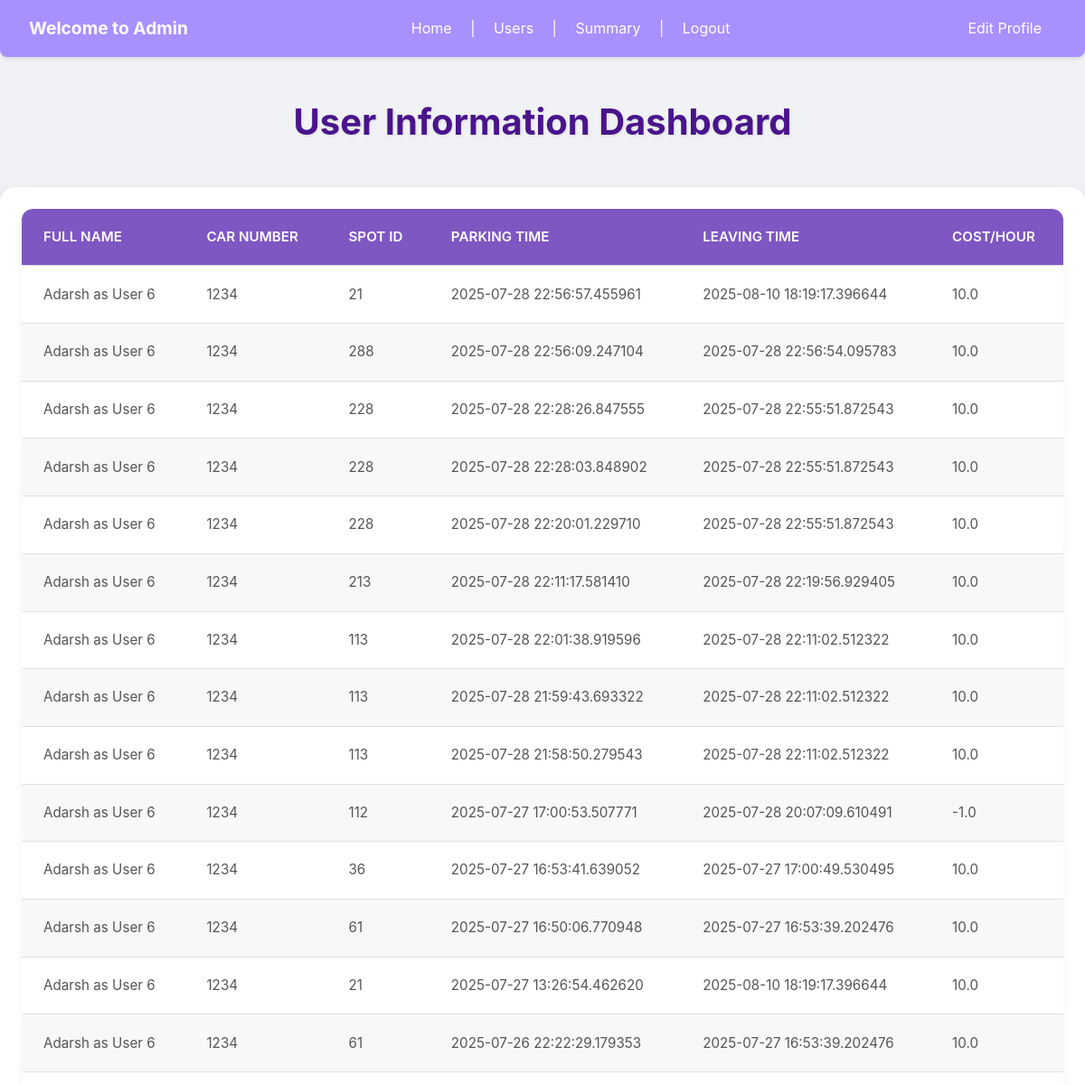
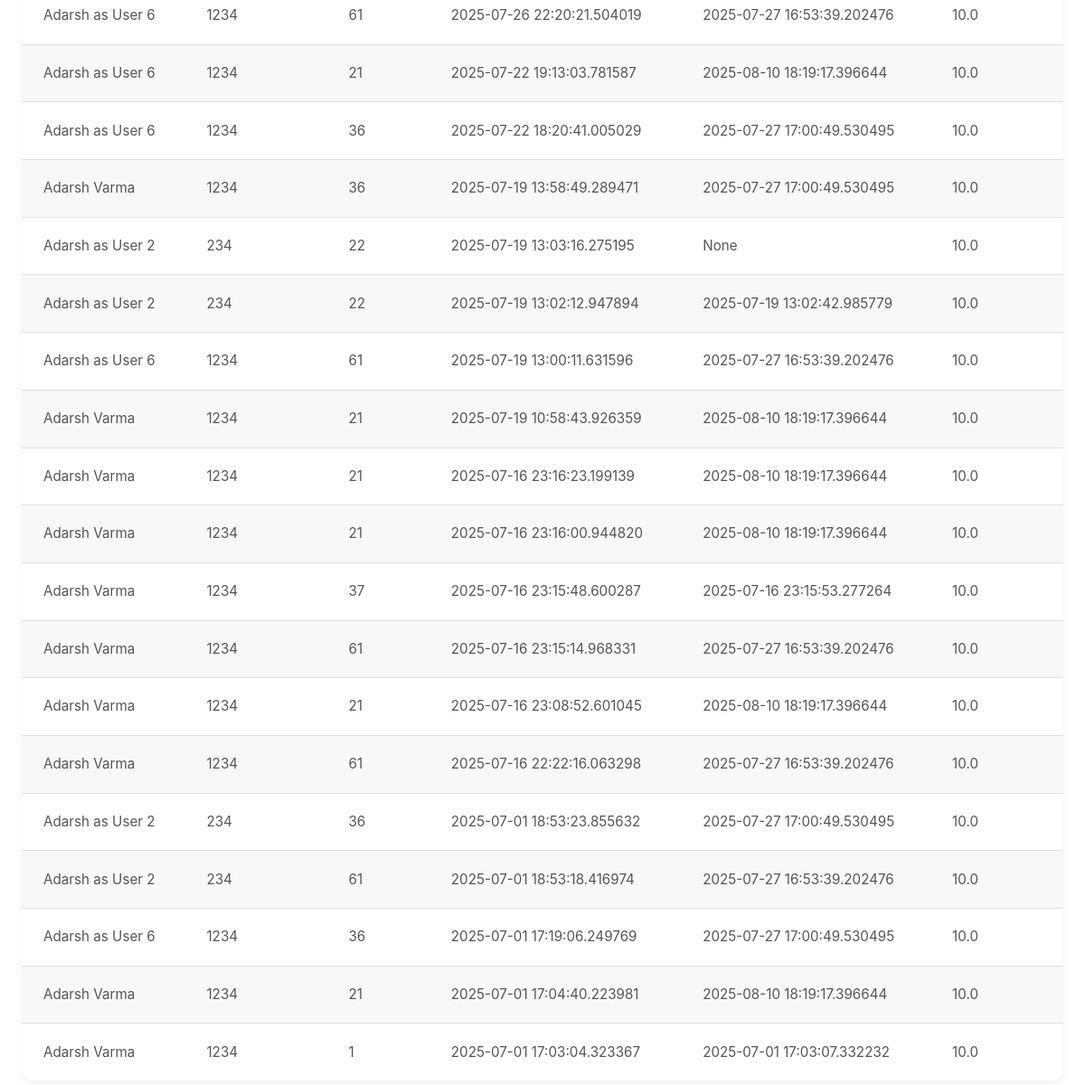
The page /admin/user_summary (signed in) on the database its author committed (2 pictures, top to bottom).
### tables this page shows
CREATE TABLE reserve_spot (
            id INTEGER PRIMARY KEY AUTOINCREMENT,
            spot_id INTEGER,
            user_id INTEGER,
            parking_time TIMESTAMP,
            leaving_time TIMESTAMP,
            cost_per_hour REAL,
            FOREIGN KEY (spot_id) REFERENCES parking_spot(id),
            FOREIGN KEY (user_id) REFERENCES users(id)
        );

CREATE TABLE users (
            id INTEGER PRIMARY KEY AUTOINCREMENT,
            email TEXT UNIQUE NOT NULL,
            password TEXT NOT NULL,
            full_name TEXT,
            address TEXT,
            pin_code TEXT,
            car_number TEXT
        );

### controlers/admin.py (the view)
@admin_bp.route('/user_summary')
def user_summary():
    user_summary = get_all_user_summary()
    if user_summary:
        return render_template('/admin/all_user_summary.html', user_summary=user_summary)

### controlers/admin.py (called while the page is built)
@admin_bp.before_request
def require_admin():
    if 'email' not in session or not is_admin(session['email']):
        flash("😞😞 You need to Login as Admin 😞😞", "error")
        return redirect(url_for('login'))

### controlers/control.py (called while the page is built)
def is_admin(email):
    conn = sqlite3.connect(db_path)
    c = conn.cursor()
    c.execute('SELECT * FROM admin WHERE email = ?', (email,))
    admin = c.fetchone()
    conn.close()
    return admin is not None

def get_all_user_summary():
    conn = sqlite3.connect(db_path)
    c = conn.cursor()
    c.execute('''
        SELECT
            users.id AS user_id,
            users.full_name,
            users.car_number,
            reserve_spot.spot_id,
            reserve_spot.parking_time,
            reserve_spot.leaving_time,
            reserve_spot.cost_per_hour
        FROM users
        JOIN reserve_spot ON users.id = reserve_spot.user_id
        ORDER BY reserve_spot.parking_time DESC;
    ''')
    users_summary = c.fetchall()
    conn.close()
    return users_summary if users_summary else None

### templates/admin/all_user_summary.html (shortened to what this page needs)
<!DOCTYPE html>
<html lang="en">
<head>
    <link rel="stylesheet" href="https://cdnjs.cloudflare.com/ajax/libs/font-awesome/6.0.0-beta3/css/all.min.css" xintegrity="sha512-..." />
    <link rel="stylesheet" href="{{ url_for('static', filename='all_users_info.css') }}">
</head>
<body>
    <div class="navbar">
        <div class="left">Welcome to Admin</div>
        <div class="center">
            <a href="/">Home</a> |
            <a href="/admin/users">Users</a> |
            <a href="/admin/user_summary">Summary</a> |
            <a href="/logout">Logout</a>
        </div>
        <div class="right"><a href="#">Edit Profile</a></div>
    </div>
    <h2 class="dashboard-heading">User Information Dashboard</h2>
    <div class="table-container">
        <table>
            <thead>
                <tr>
                    <th>Full Name</th>
                    <th>Car Number</th>
                    <th>Spot ID</th>
                    <th>Parking Time</th>
                    <th>Leaving Time</th>
                    <th>Cost/Hour</th>
                </tr>
            </thead>
            <tbody>
                {% for record in user_summary %}
                <tr>
                    <td>{{ record[1] }}</td>
                    <td>{{ record[2] }}</td>
                    <td>{{ record[3] }}</td>
                    <td>{{ record[4] }}</td>
                    <td>{{ record[5] }}</td>
                    <td>{{ record[6] }}</td>
                </tr>
                {% endfor %}
            </tbody>
        </table>
    </div>
</body>
</html>

### static/all_users_info.css (style rules this page uses)
body { font-family: 'Inter', sans-serif; margin: 0; padding: 0; background-color: #f0f2f5; color: #333; line-height: 1.6; overflow-x: hidden; }
.navbar { display: flex; justify-content: space-between; align-items: center; background-color: #a890fe; padding: 1rem 2rem; color: #fff; box-shadow: 0 2px 4px rgba(0, 0, 0, 0.1); flex-wrap: wrap; border-bottom-left-radius: 8px; border-bottom-right-radius: 8px; }
.navbar .left { font-weight: bold; font-size: 1.2rem; margin-right: 1rem; }
.navbar .center { flex-grow: 1; text-align: center; }
.navbar .right { margin-left: 1rem; }
.navbar a { color: #fff; text-decoration: none; padding: 0.5rem 1rem; transition: background-color 0.3s ease, border-radius 0.3s ease; border-radius: 5px; }
.dashboard-heading { text-align: center; color: #4a148c; margin-top: 2.5rem; margin-bottom: 2.5rem; font-size: 2.5rem; font-weight: 700; text-shadow: 1px 1px 3px rgba(0, 0, 0, 0.1); }
.table-container { padding: 1.5rem; max-width: 1200px; margin: 0 auto; background-color: #fff; border-radius: 16px; box-shadow: 0 6px 15px rgba(0, 0, 0, 0.12); overflow-x: auto; }
table { width: 100%; border-collapse: collapse; border-radius: 12px; overflow: hidden; box-shadow: 0 4px 10px rgba(0, 0, 0, 0.05); }
th, td { padding: 1.2rem 1.5rem; text-align: left; border-bottom: 1px solid #e0e0e0; }
th { background-color: #7e57c2; color: #fff; font-weight: 600; text-transform: uppercase; font-size: 0.95rem; }
th:first-child { border-top-left-radius: 12px; }
th:last-child { border-top-right-radius: 12px; }
tbody tr:last-child td { border-bottom: none; }
tbody tr:nth-child(even) { background-color: #f8f8f8; }
td { color: #555; font-size: 0.95rem; }

### rows shown on the page
reserve_spot: full_name "Adarsh as User 6", car_number "1234", spot "21", parking_time "2025-07-28 22:56:57.455961", leaving_time "2025-08-10 18:19:17.396644", cost_per_hour "10.0"
reserve_spot: full_name "Adarsh as User 6", car_number "1234", spot "288", parking_time "2025-07-28 22:56:09.247104", leaving_time "2025-07-28 22:56:54.095783", cost_per_hour "10.0"
reserve_spot: full_name "Adarsh as User 6", car_number "1234", spot "228", parking_time "2025-07-28 22:28:26.847555", leaving_time "2025-07-28 22:55:51.872543", cost_per_hour "10.0"
reserve_spot: full_name "Adarsh as User 6", car_number "1234", spot "228", parking_time "2025-07-28 22:28:03.848902", leaving_time "2025-07-28 22:55:51.872543", cost_per_hour "10.0"
reserve_spot: full_name "Adarsh as User 6", car_number "1234", spot "228", parking_time "2025-07-28 22:20:01.229710", leaving_time "2025-07-28 22:55:51.872543", cost_per_hour "10.0"
reserve_spot: full_name "Adarsh as User 6", car_number "1234", spot "213", parking_time "2025-07-28 22:11:17.581410", leaving_time "2025-07-28 22:19:56.929405", cost_per_hour "10.0"
reserve_spot: full_name "Adarsh as User 6", car_number "1234", spot "113", parking_time "2025-07-28 22:01:38.919596", leaving_time "2025-07-28 22:11:02.512322", cost_per_hour "10.0"
reserve_spot: full_name "Adarsh as User 6", car_number "1234", spot "113", parking_time "2025-07-28 21:59:43.693322", leaving_time "2025-07-28 22:11:02.512322", cost_per_hour "10.0"
reserve_spot: full_name "Adarsh as User 6", car_number "1234", spot "113", parking_time "2025-07-28 21:58:50.279543", leaving_time "2025-07-28 22:11:02.512322", cost_per_hour "10.0"
reserve_spot: full_name "Adarsh as User 6", car_number "1234", spot "112", parking_time "2025-07-27 17:00:53.507771", leaving_time "2025-07-28 20:07:09.610491", cost_per_hour "-1.0"
reserve_spot: full_name "Adarsh as User 6", car_number "1234", spot "36", parking_time "2025-07-27 16:53:41.639052", leaving_time "2025-07-27 17:00:49.530495", cost_per_hour "10.0"
reserve_spot: full_name "Adarsh as User 6", car_number "1234", spot "61", parking_time "2025-07-27 16:50:06.770948", leaving_time "2025-07-27 16:53:39.202476", cost_per_hour "10.0"
reserve_spot: full_name "Adarsh as User 6", car_number "1234", spot "21", parking_time "2025-07-27 13:26:54.462620", leaving_time "2025-08-10 18:19:17.396644", cost_per_hour "10.0"
reserve_spot: full_name "Adarsh as User 6", car_number "1234", spot "61", parking_time "2025-07-26 22:22:29.179353", leaving_time "2025-07-27 16:53:39.202476", cost_per_hour "10.0"
reserve_spot: full_name "Adarsh as User 6", car_number "1234", spot "61", parking_time "2025-07-26 22:20:21.504019", leaving_time "2025-07-27 16:53:39.202476", cost_per_hour "10.0"
reserve_spot: full_name "Adarsh as User 6", car_number "1234", spot "21", parking_time "2025-07-22 19:13:03.781587", leaving_time "2025-08-10 18:19:17.396644", cost_per_hour "10.0"
reserve_spot: full_name "Adarsh as User 6", car_number "1234", spot "36", parking_time "2025-07-22 18:20:41.005029", leaving_time "2025-07-27 17:00:49.530495", cost_per_hour "10.0"
reserve_spot: full_name "Adarsh Varma", car_number "1234", spot "36", parking_time "2025-07-19 13:58:49.289471", leaving_time "2025-07-27 17:00:49.530495", cost_per_hour "10.0"
reserve_spot: full_name "Adarsh as User 2", car_number "234", spot "22", parking_time "2025-07-19 13:03:16.275195", record "None", cost_per_hour "10.0"
reserve_spot: full_name "Adarsh as User 2", car_number "234", spot "22", parking_time "2025-07-19 13:02:12.947894", leaving_time "2025-07-19 13:02:42.985779", cost_per_hour "10.0"
reserve_spot: full_name "Adarsh as User 6", car_number "1234", spot "61", parking_time "2025-07-19 13:00:11.631596", leaving_time "2025-07-27 16:53:39.202476", cost_per_hour "10.0"
reserve_spot: full_name "Adarsh Varma", car_number "1234", spot "21", parking_time "2025-07-19 10:58:43.926359", leaving_time "2025-08-10 18:19:17.396644", cost_per_hour "10.0"
reserve_spot: full_name "Adarsh Varma", car_number "1234", spot "21", parking_time "2025-07-16 23:16:23.199139", leaving_time "2025-08-10 18:19:17.396644", cost_per_hour "10.0"
reserve_spot: full_name "Adarsh Varma", car_number "1234", spot "21", parking_time "2025-07-16 23:16:00.944820", leaving_time "2025-08-10 18:19:17.396644", cost_per_hour "10.0"
reserve_spot: full_name "Adarsh Varma", car_number "1234", spot "37", parking_time "2025-07-16 23:15:48.600287", leaving_time "2025-07-16 23:15:53.277264", cost_per_hour "10.0"
reserve_spot: full_name "Adarsh Varma", car_number "1234", spot "61", parking_time "2025-07-16 23:15:14.968331", leaving_time "2025-07-27 16:53:39.202476", cost_per_hour "10.0"
reserve_spot: full_name "Adarsh Varma", car_number "1234", spot "21", parking_time "2025-07-16 23:08:52.601045", leaving_time "2025-08-10 18:19:17.396644", cost_per_hour "10.0"
reserve_spot: full_name "Adarsh Varma", car_number "1234", spot "61", parking_time "2025-07-16 22:22:16.063298", leaving_time "2025-07-27 16:53:39.202476", cost_per_hour "10.0"
reserve_spot: full_name "Adarsh as User 2", car_number "234", spot "36", parking_time "2025-07-01 18:53:23.855632", leaving_time "2025-07-27 17:00:49.530495", cost_per_hour "10.0"
reserve_spot: full_name "Adarsh as User 2", car_number "234", spot "61", parking_time "2025-07-01 18:53:18.416974", leaving_time "2025-07-27 16:53:39.202476", cost_per_hour "10.0"
reserve_spot: full_name "Adarsh as User 6", car_number "1234", spot "36", parking_time "2025-07-01 17:19:06.249769", leaving_time "2025-07-27 17:00:49.530495", cost_per_hour "10.0"
reserve_spot: full_name "Adarsh Varma", car_number "1234", spot "21", parking_time "2025-07-01 17:04:40.223981", leaving_time "2025-08-10 18:19:17.396644", cost_per_hour "10.0"
reserve_spot: full_name "Adarsh Varma", car_number "1234", spot "1", parking_time "2025-07-01 17:03:04.323367", leaving_time "2025-07-01 17:03:07.332232", cost_per_hour "10.0"
